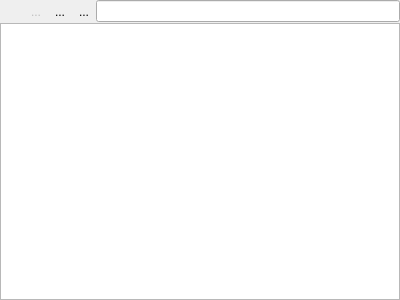
<?xml version="1.0" encoding="UTF-8"?>
<ui version="4.0">
 <class>FileView</class>
 <widget class="QWidget" name="FileView">
  <property name="geometry">
   <rect>
    <x>0</x>
    <y>0</y>
    <width>400</width>
    <height>300</height>
   </rect>
  </property>
  <property name="windowTitle">
   <string>Form</string>
  </property>
  <layout class="QVBoxLayout" name="verticalLayout">
   <property name="spacing">
    <number>0</number>
   </property>
   <property name="margin">
    <number>0</number>
   </property>
   <item>
    <layout class="QHBoxLayout" name="horizontalLayout">
     <property name="spacing">
      <number>0</number>
     </property>
     <item>
      <widget class="QToolButton" name="back">
       <property name="enabled">
        <bool>false</bool>
       </property>
       <property name="icon">
        <iconset>
         <normaloff>:/go-previous.png</normaloff>:/go-previous.png</iconset>
       </property>
       <property name="autoRaise">
        <bool>true</bool>
       </property>
      </widget>
     </item>
     <item>
      <widget class="QToolButton" name="forward">
       <property name="enabled">
        <bool>false</bool>
       </property>
       <property name="text">
        <string>...</string>
       </property>
       <property name="icon">
        <iconset>
         <normaloff>:/go-next.png</normaloff>:/go-next.png</iconset>
       </property>
       <property name="autoRaise">
        <bool>true</bool>
       </property>
      </widget>
     </item>
     <item>
      <widget class="QToolButton" name="up">
       <property name="text">
        <string>...</string>
       </property>
       <property name="icon">
        <iconset>
         <normaloff>:/go-up.png</normaloff>:/go-up.png</iconset>
       </property>
       <property name="autoRaise">
        <bool>true</bool>
       </property>
      </widget>
     </item>
     <item>
      <widget class="QToolButton" name="home">
       <property name="text">
        <string>...</string>
       </property>
       <property name="icon">
        <iconset>
         <normaloff>:/go-home.png</normaloff>:/go-home.png</iconset>
       </property>
       <property name="autoRaise">
        <bool>true</bool>
       </property>
      </widget>
     </item>
     <item>
      <widget class="QLineEdit" name="path"/>
     </item>
    </layout>
   </item>
   <item>
    <widget class="QListView" name="list"/>
   </item>
  </layout>
 </widget>
 <resources/>
 <connections/>
</ui>
